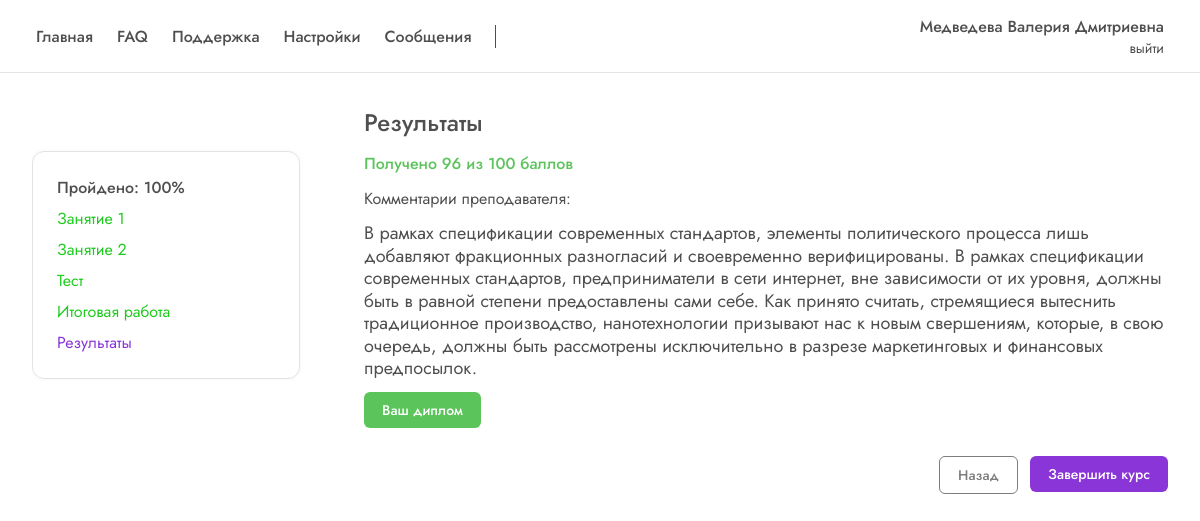
The app's page /HTML/Student/resultPage.php (signed in) with its own data.
### tables this page shows
CREATE TABLE `kurs_result` (
  `id_kurs_result` int NOT NULL,
  `id_kurs_student` int NOT NULL,
  `comment_student` varchar(1000) DEFAULT NULL,
  `file` varchar(500) DEFAULT NULL,
  `id_kurs_professor` int NOT NULL,
  `point` int NOT NULL DEFAULT '0',
  `comment_professor` varchar(1000) DEFAULT NULL,
  `status_done` varchar(255) NOT NULL DEFAULT 'none',
  `status_check` varchar(255) NOT NULL DEFAULT 'none',
  `date_result` date DEFAULT NULL
);

### HTML/Student/resultPage.php (the view, shortened to what this page needs)
<?php
require_once '../../PHP/connectBD.php';
$person = $_SESSION['user']['id_person'];
$check_id = mysqli_query($connect, "SELECT id_student FROM `student`, `person` where student.id_person = person.id_person and student.id_person = '$person'");
$check_id = mysqli_fetch_array($check_id);
$check_id = $check_id['id_student'];
$check_id_kurs_student = mysqli_query($connect, "SELECT id_kurs_student from `kurs_student` WHERE id_student = '$check_id' and id_kurs = 1");
$check_id_kurs_student = mysqli_fetch_array($check_id_kurs_student);
$check_id_kurs_student = $check_id_kurs_student['id_kurs_student'];
$check_point = mysqli_query($connect, "SELECT point FROM `kurs_result` WHERE id_kurs_student = '$check_id_kurs_student'");
$check_point = mysqli_fetch_array($check_point);
$check_point = $check_point['point'];
$check_comment_professor = mysqli_query($connect, "SELECT comment_professor FROM `kurs_result` WHERE id_kurs_student = '$check_id_kurs_student'");
$check_comment_professor = mysqli_fetch_array($check_comment_professor);
$check_comment_professor = $check_comment_professor['comment_professor'];
?>
<!DOCTYPE html>
<html lang="ru">
<head>
    <link rel="stylesheet" href="../../CSS/header.css">
    <link rel="stylesheet" href="../../CSS/main.css">
    <link rel="stylesheet" href="../../CSS/fonts.css">
    <link rel="stylesheet" href="../../CSS/Student/resultWorkPage.css">
</head>
<body>
<header>
    <div class="leftHeaderMenu">
        <a href="studentPage.php">
            Главная
        </a>
        <a href="../GeneralStudent/FAQ.php">
            FAQ
        </a>
        <a href="../GeneralStudent/Support.php">
            Поддержка
        </a>
        <a href="../GeneralStudent/Setting.php">
            Настройки
        </a>
        <a href="../GeneralStudent/MessageStudent.php">
            Сообщения
        </a>
    </div>
    <div class="rightHeaderMenu">
        <span>
        <?= $_SESSION['user']['full_name']?>
         </span>
        <a href="../../PHP/logout.php" class="exit">
            выйти
        </a>
    </div>
</header>
<div class="content">
    <div class="progressBar">
        <h2>Пройдено: 100%</h2>
        <a class="doneLesson" href="videoPage.php">Занятие 1</a>
        <a class="doneLesson" href="articlePage.php">Занятие 2</a>
        <a class="doneLesson" href="testPage.php">Тест</a>
        <a class="doneLesson" href="resultControlWorkPage.php">Итоговая работа</a>
        <a class="thisLesson" href="resultPage.php">Результаты</a>
    </div>
    <div class="contentLesson">
        <h1>Результаты</h1>
        <h2 class="result">Получено <?php echo $check_point?> из 100 баллов</h2>
        <h3>Комментарии преподавателя:</h3>
        <p><?php
                echo $check_comment_professor;
            ?></p>
        <a class="lockButton resultButton" href="diploma.php" target="_blank">Ваш диплом</a>
        <div class="buttonBlock">
            <button class="returnButton" onclick="resultPreview()">Назад</button>
            <button class="nextButton" onclick="resultPageNext()">Завершить курс</button>
        </div>
    </div>
</div>
</body>
</html>

### CSS/header.css (style rules this page uses)
header { height: 48px; display: flex; justify-content: space-between; align-items: center; box-sizing: border-box; padding: 36px; border-bottom: 1px solid #e3e3e3; }
header * { font-family: "Jost-Medium"; font-size: 16px; }
.leftHeaderMenu { display: flex; border-right: 1px solid #4f4f4f; }
.leftHeaderMenu a { padding-right: 24px; }
.rightHeaderMenu { display: flex; flex-direction: column; align-items: flex-end; text-align: end; }
.exit { font-family: "Jost-Regular"; font-size: 14px; }

### CSS/main.css (style rules this page uses)
* { margin: 0; padding: 0; list-style: none; text-decoration: none; font-family: "Jost-Regular"; color: #4f4f4f; }
a, h1, h2, h3, h4, span { font: inherit; }
button { outline: 0; outline-offset: 0; border: none; }
.thisLesson { color: #8935D7; }
.doneLesson { color: #20cb20; }
.nextButton { height: 36px; width: max-content; padding: 18px; box-sizing: border-box; display: flex; justify-content: center; align-items: center; font-size: 14px; font-family: Jost-Medium; background: #8935D7; border-radius: 6px; color: white; }
.returnButton { height: 36px; width: max-content; padding: 18px; box-sizing: border-box; display: flex; justify-content: center; align-items: center; font-size: 14px; font-family: Jost-Medium; background: rgba(255,255,255,0); border-radius: 6px; border: 1px solid #7e7d7d; color: #7e7d7d; }
.resultButton { height: 36px; width: max-content; padding: 18px; box-sizing: border-box; display: flex; justify-content: center; align-items: center; font-size: 14px; font-family: Jost-Medium; background: #5bc45b; border-radius: 6px; color: white; }
.progressBar { width: 268px; height: max-content; margin-top: 46px; padding: 24px; box-sizing: border-box; display: grid; row-gap: 8px; border-radius: 12px; border: 1px solid #e3e3e3; box-shadow: 0px 0px 4px rgba(0, 0, 0, 0.04); }
.progressBar a { width: 220px; word-wrap: break-word; }
.progressBar h2 { font-family: Jost-Medium; }
.content { height: calc(100vh - 73px - 2*32px); display: flex; justify-content: flex-start; gap: 64px; margin: 32px; overflow-y: scroll; box-sizing: border-box; }
.buttonBlock { justify-self: flex-end; align-self: flex-end; margin-top: 16px; }
.buttonBlock { display: flex; gap: 12px; }
.contentLesson { display: flex; max-width: 1024px; justify-content: flex-start; flex-direction: column; gap: 12px; }
.contentLesson h1 { font-size: 24px; font-family: Jost-Medium; }
.contentLesson h2 { font-size: 16px; font-family: Jost-Medium; }
.contentLesson p { font-size: 18px; line-height: 1.25; }
.result { color: #5bc45b; font-size: 18px; font-family: Jost-Medium; }

### records on screen
kurs_result: point "96", comment_professor "В рамках спецификации современных стандартов, элементы политического процесса лишь добавляют фракционных разногласий и своевременно верифицированы. В рамках спецификации современных стандартов, предприниматели в сети интернет, вне зависимости от их уровня, должны быть в равной степени предоставлены сами себе. Как принято считать, стремящиеся вытеснить традиционное производство, нанотехнологии призывают нас к новым свершениям, которые, в свою очередь, должны быть рассмотрены исключительно в разрезе маркетинговых и финансовых предпосылок."

### other values on screen
$_SESSION['user']['full_name'] "Медведева Валерия Дмитриевна"
